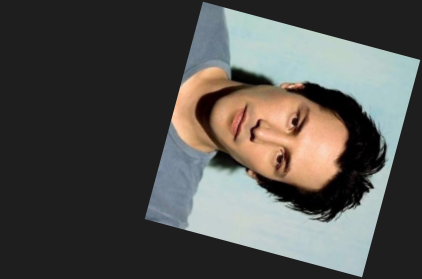
#> input picture opencv/02-图像旋转与基本操作/practice/02-旋转截取/assets/rotate02.png, 422 x 279 px
$ python demo2.py
#> lines starting #> are read from the running program, lines starting #| are printed output that depends on the picture
import cv2
import numpy as np
import math

origin_img = cv2.imread("./assets/rotate02.png")
#> origin_img is the input picture: shape (279, 422, 3); mean B, G, R 78, 81.4, 82.3
h, w, c = origin_img.shape
#> h = 279; w = 422; c = 3
a = min(w, h)
#> a = 279
crop_origin_img = origin_img[:, w - a:]
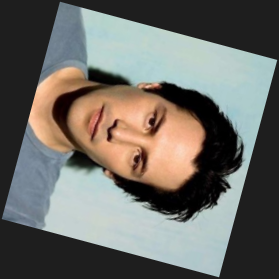
#> crop_origin_img: shape (279, 279, 3); mean B, G, R 102.6, 107.8, 109.1
M = cv2.getRotationMatrix2D((a / 2, a / 2), 105, 1.0)
dist_img = cv2.warpAffine(crop_origin_img, M, dsize=(a, a))
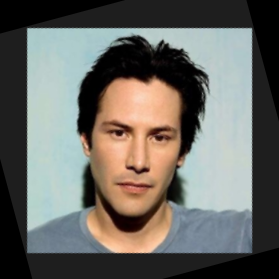
#> dist_img: shape (279, 279, 3); mean B, G, R 99.6, 104.8, 106.1

# 截取区域 200 x 200
crop_size = (200, 200)
x1 = int((a - crop_size[0]) / 2)
#> x1 = 39
y1 = int((a - crop_size[1]) / 2)
#> y1 = 39
x2 = x1 + crop_size[0]
#> x2 = 239
y2 = y1 + crop_size[1]
#> y2 = 239
dist_img = dist_img[y1:y2, x1:x2]
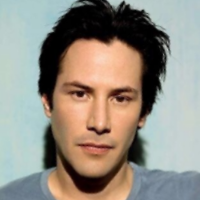
#> dist_img: shape (200, 200, 3); mean B, G, R 131, 141.2, 147.5

cv2.imshow("dist", dist_img)
cv2.waitKey(0)
cv2.destroyAllWindows()

$ run again, with opencv/02-图像旋转与基本操作/practice/02-旋转截取/assets/rotate01.png copied over opencv/02-图像旋转与基本操作/practice/02-旋转截取/assets/rotate02.png
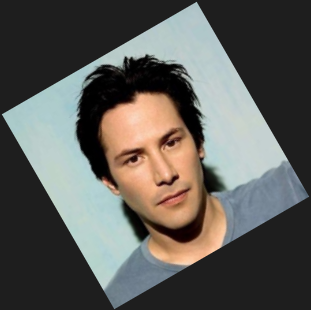
#> input picture opencv/02-图像旋转与基本操作/practice/02-旋转截取/assets/rotate01.png, 311 x 310 px
#> origin_img is the input picture: shape (310, 311, 3); mean B, G, R 88.6, 92.8, 93.9
#> `dist_img = cv2.warpAffine(crop_origin_img, M, dsize=(a, a))`:
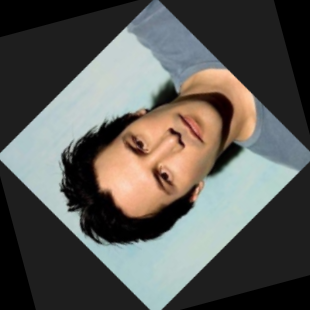
#> dist_img: shape (310, 310, 3); mean B, G, R 85.7, 89.9, 91
#> `dist_img = dist_img[y1:y2, x1:x2]`:
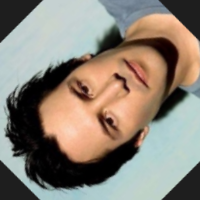
#> dist_img: shape (200, 200, 3); mean B, G, R 117.7, 129.3, 138.9
